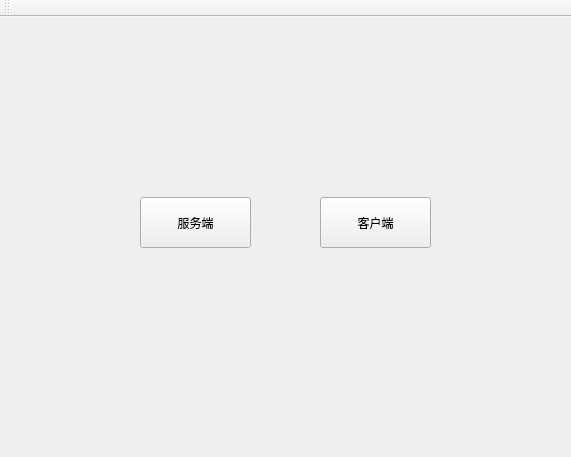
<?xml version="1.0" encoding="UTF-8"?>
<ui version="4.0">
 <class>MainWindow</class>
 <widget class="QMainWindow" name="MainWindow">
  <property name="geometry">
   <rect>
    <x>0</x>
    <y>0</y>
    <width>571</width>
    <height>457</height>
   </rect>
  </property>
  <property name="windowTitle">
   <string>LangChat</string>
  </property>
  <widget class="QWidget" name="centralWidget">
   <widget class="QPushButton" name="serverBtn">
    <property name="geometry">
     <rect>
      <x>140</x>
      <y>180</y>
      <width>111</width>
      <height>51</height>
     </rect>
    </property>
    <property name="text">
     <string>服务端</string>
    </property>
   </widget>
   <widget class="QPushButton" name="clientBtn">
    <property name="geometry">
     <rect>
      <x>320</x>
      <y>180</y>
      <width>111</width>
      <height>51</height>
     </rect>
    </property>
    <property name="text">
     <string>客户端</string>
    </property>
   </widget>
  </widget>
  <widget class="QToolBar" name="mainToolBar">
   <attribute name="toolBarArea">
    <enum>TopToolBarArea</enum>
   </attribute>
   <attribute name="toolBarBreak">
    <bool>false</bool>
   </attribute>
  </widget>
 </widget>
 <layoutdefault spacing="6" margin="11"/>
 <resources/>
 <connections/>
</ui>
